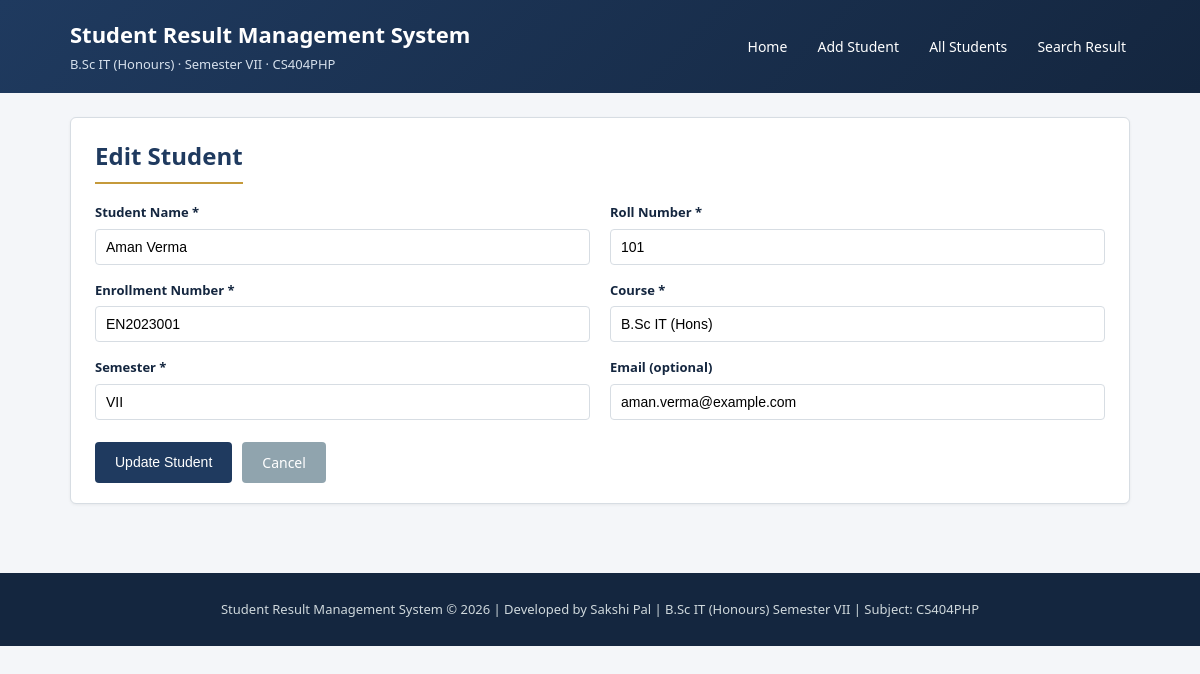
The page /edit_student.php?id=1 on the database its author committed.
### tables this page shows
CREATE TABLE IF NOT EXISTS students (
    id INT AUTO_INCREMENT PRIMARY KEY,
    roll_no VARCHAR(20) NOT NULL UNIQUE,
    enrollment_no VARCHAR(30) NOT NULL,
    name VARCHAR(100) NOT NULL,
    course VARCHAR(100) NOT NULL,
    semester VARCHAR(20) NOT NULL,
    email VARCHAR(100) DEFAULT NULL,
    created_at TIMESTAMP DEFAULT CURRENT_TIMESTAMP
);

### edit_student.php (the view, shortened to what this page needs)
<?php
require 'db.php';
$id = isset($_GET['id']) ? (int) $_GET['id'] : (isset($_POST['id']) ? (int) $_POST['id'] : 0);
$stmt = mysqli_prepare($conn, "SELECT * FROM students WHERE id = ?");
mysqli_stmt_bind_param($stmt, 'i', $id);
mysqli_stmt_execute($stmt);
$res = mysqli_stmt_get_result($stmt);
$student = mysqli_fetch_assoc($res);
$name          = $student['name'];
$roll_no       = $student['roll_no'];
$enrollment_no = $student['enrollment_no'];
$course        = $student['course'];
$semester      = $student['semester'];
$email         = $student['email'];
require 'includes/header.php';
?>
<section class="card">
    <h2>Edit Student</h2>
    <form action="edit_student.php?id=<?php echo $id; ?>" method="post" class="form-grid">
        <div class="form-group">
            <label for="name">Student Name *</label>
            <input type="text" id="name" name="name" value="<?php echo $name; ?>" required>
        </div>
        <div class="form-group">
            <label for="roll_no">Roll Number *</label>
            <input type="text" id="roll_no" name="roll_no" value="<?php echo $roll_no; ?>" required>
        </div>
        <div class="form-group">
            <label for="enrollment_no">Enrollment Number *</label>
            <input type="text" id="enrollment_no" name="enrollment_no" value="<?php echo $enrollment_no; ?>" required>
        </div>
        <div class="form-group">
            <label for="course">Course *</label>
            <input type="text" id="course" name="course" value="<?php echo $course; ?>" required>
        </div>
        <div class="form-group">
            <label for="semester">Semester *</label>
            <input type="text" id="semester" name="semester" value="<?php echo $semester; ?>" required>
        </div>
        <div class="form-group">
            <label for="email">Email (optional)</label>
            <input type="email" id="email" name="email" value="<?php echo $email; ?>">
        </div>
        <div class="form-actions">
            <button type="submit" class="btn">Update Student</button>
            <a href="students.php" class="btn btn-secondary">Cancel</a>
        </div>
    </form>
</section>
<?php require 'includes/footer.php'; ?>

### style.css (style rules this page uses)
:root { --primary: #1f3a5f; --primary-dark: #14263f; --accent: #c59a3b; --bg: #f4f6f9; --card-bg: #ffffff; --text: #263238; --border: #d7dde3; --success: #2e7d32; --success-bg: #e8f5e9; --error: #c62828; --error-bg: #fdecea; --pending-bg: #fff8e1; --pending: #8a6d00; }
* { box-sizing: border-box; }
body { margin: 0; font-family: 'Segoe UI', Tahoma, Geneva, Verdana, sans-serif; background: var(--bg); color: var(--text); line-height: 1.5; }
.card { background: var(--card-bg); border: 1px solid var(--border); border-radius: 6px; padding: 20px 24px; margin-bottom: 22px; box-shadow: 0 1px 3px rgba(0, 0, 0, 0.06); }
.card h2 { margin-top: 0; color: var(--primary); border-bottom: 2px solid var(--accent); padding-bottom: 8px; display: inline-block; }
.form-grid { display: grid; grid-template-columns: repeat(2, 1fr); gap: 16px 20px; }
.form-group { display: flex; flex-direction: column; }
.form-group label { font-size: 13px; font-weight: 600; margin-bottom: 6px; color: var(--primary-dark); }
.form-group input { padding: 9px 10px; border: 1px solid var(--border); border-radius: 4px; font-size: 14px; }
.form-actions { grid-column: 1 / -1; display: flex; gap: 10px; margin-top: 6px; }
.btn { background: var(--primary); color: #fff; border: none; padding: 10px 20px; border-radius: 4px; cursor: pointer; font-size: 14px; text-decoration: none; display: inline-block; }
.btn-secondary { background: #90a4ae; }

### rows shown on the page
students: name "Aman Verma", roll_no "101", enrollment_no "EN2023001", course "B.Sc IT (Hons)", semester "VII", email "aman.verma@example.com"
